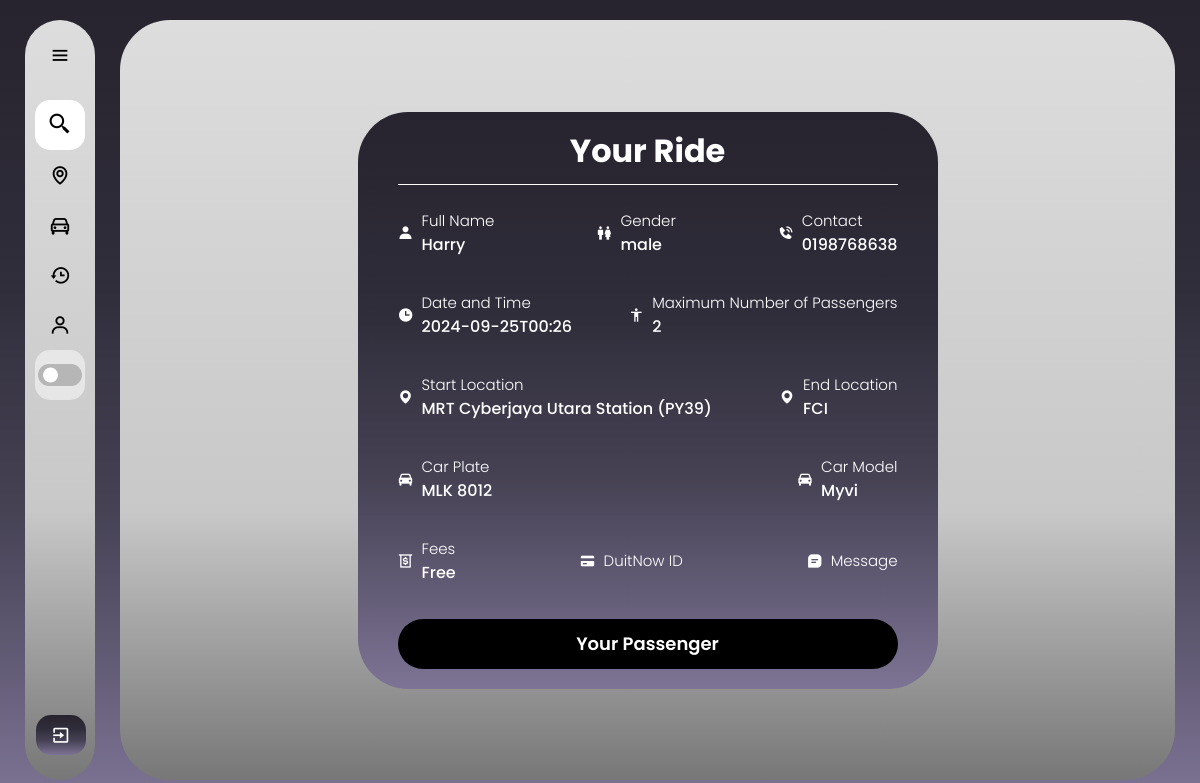
Page /match_passenger/1 (signed in) on the earlier database version.
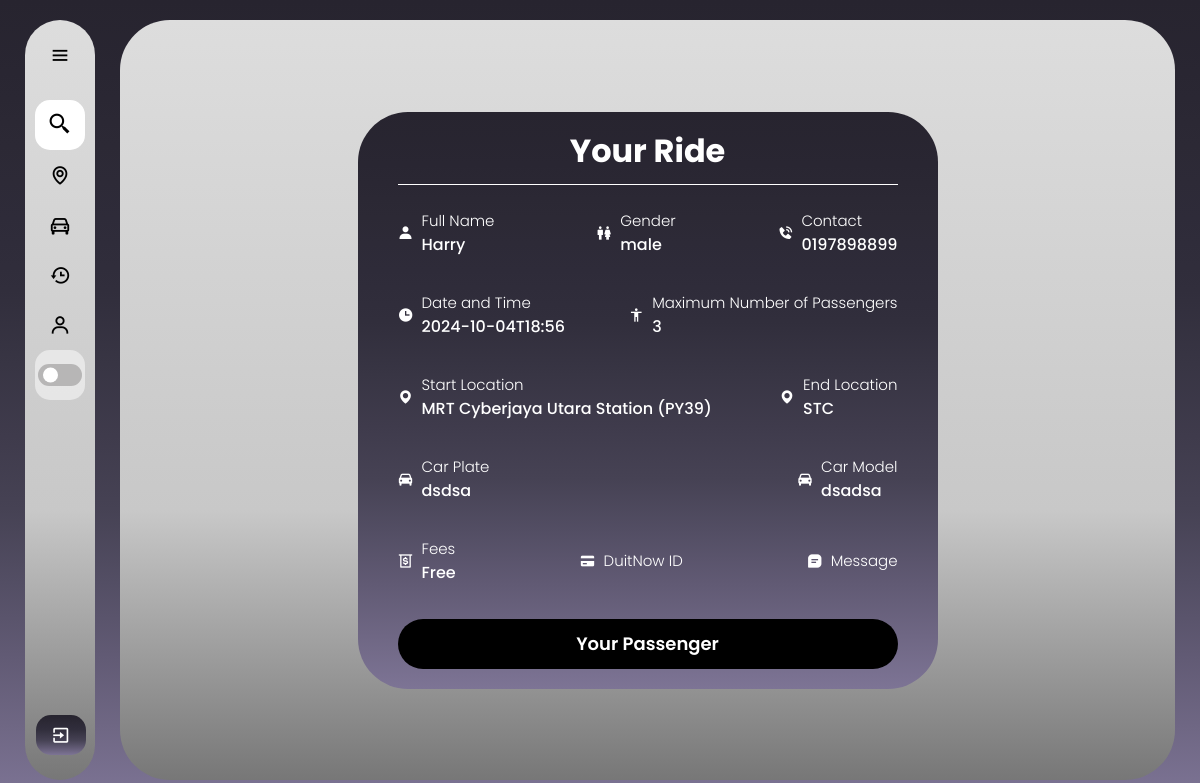
Same page on the later database version.
### web/models.py (models this page shows)
class Profile(db.Model):
    id = db.Column(db.Integer, primary_key=True)
    fullName = db.Column(db.String(150))
    gender = db.Column(db.String(100), nullable=False)
    birthyear=db.Column(db.String(15), nullable=False)
    contact = db.Column(db.String(15), nullable=False)
    status = db.Column(db.String(20), nullable=False, default='APPROVING')
    profile_pic = db.Column(db.String(200), default="default.jpg")  # Make sure this column is present
    user_id = db.Column(db.Integer, db.ForeignKey('user.id'), nullable=False)

class Rides(db.Model):
    id = db.Column(db.Integer, primary_key=True)
    dateandTime = db.Column(db.String(50), nullable=False)
    start_location = db.Column(db.String(100), nullable=False)
    start_location_lat = db.Column(db.Float, nullable=True)  # Nullable
    start_location_lng = db.Column(db.Float, nullable=True)  # Nullable
    end_location = db.Column(db.String(100), nullable=False)
    end_location_lat = db.Column(db.Float, nullable=True)  # Nullable
    end_location_lng = db.Column(db.Float, nullable=True)  # Nullable
    carplate = db.Column(db.String(20), nullable=False)
    carmodel = db.Column(db.String(50), nullable=False)
    totalperson = db.Column(db.Integer, nullable=False)
    fees = db.Column(db.String(50), nullable=False)
    duitnowid = db.Column(db.String(50), nullable=True)  # Nullable
    message = db.Column(db.Text, nullable=True)  # Nullable
    status = db.Column(db.String(50), nullable=False)
    user_id = db.Column(db.Integer, db.ForeignKey('user.id'), nullable=False)
    passenger_matches = db.relationship('PassengerMatch', foreign_keys='PassengerMatch.driver_id', backref='driver_post', lazy=True)

### web/routes.py (the view)
@bp.route('/match_passenger/<int:driver_id>')
@login_required
def match_passenger(driver_id):
    profile = Profile.query.filter_by(user_id=current_user.id).first()
    driver = Rides.query.get_or_404(driver_id)
    driver_id=driver_id
    profiles = Profile.query.all()
    profile_dict = {profile.user_id: profile for profile in profiles}
    matches = PassengerMatch.query.filter_by(driver_id=driver_id, status='PAYMENT PENDING').all()
    matches_review = PassengerMatch.query.filter_by(driver_id=driver_id, status='PENDING REVIEW').all()
    matches_approving = PassengerMatch.query.filter_by(driver_id=driver_id, status='APPROVING').all()
    matches_completed = PassengerMatch.query.filter_by(driver_id=driver_id, status='COMPLETED').all()
    matches_confirmed = PassengerMatch.query.filter_by(driver_id=driver_id, status='CONFIRMED').all()
    print(f"Profile dict keys: {profile_dict.keys()}")
    print(f"Driver user ID: {driver.user_id}")
    return render_template(
        'match_passenger.html',
        driver=driver,
        driver_id=driver_id,
        matches=matches,
        profile_dict=profile_dict,
        profile=profile,
        matches_approving=matches_approving,
        matches_completed=matches_completed,
        matches_confirmed=matches_confirmed,
        matches_review=matches_review
    )

### web/templates/match_passenger.html (shortened to what the changed rows need)
{% extends "base.html" %}
{% block content %}
<!DOCTYPE html>
<html lang="en">
<head>
    <link rel="stylesheet" href="../static/match_passenger.css">
    <link href='https://unpkg.com/boxicons@2.1.4/css/boxicons.min.css' rel='stylesheet'>
</head>
<body>
    <div class="container">
        <div class="size">
            <div class="driver">
                <div class="header">
                    <h1>Your Ride</h1>
                </div>
                <div class="details">
                    <div class="row">
                        <div class="info_left-right">
                            <div class="info_up-down">
                                <h3>Full Name</h3>
                                <p>{{ profile_dict[driver.user_id].fullName }}</p>
                            </div>
                        </div>
                        <div class="info_left-right">
                            <div class="info_up-down">
                                <h3>Gender</h3>
                                <p>{{ profile_dict[driver.user_id].gender }}</p>
                            </div>
                        </div>
                        <div class="info_left-right">
                            <div class="info_up-down">
                                <h3>Contact</h3>
                                <p>{{ profile_dict[driver.user_id].contact }}</p>
                            </div>
                        </div>
                    </div>
                    <div class="row">
                        <div class="info_left-right">
                            <div class="info_up-down">
                                <h3>Date and Time</h3>
                                <p>{{ driver.dateandTime }}</p>
                            </div>
                        </div>
                        <div class="info_left-right">
                            <div class="info_up-down">
                                <h3>Maximum Number of Passengers</h3>
                                <p>{{ driver.totalperson }}</p>
                            </div>
                        </div>
                    </div>
                    <div class="row">
                        <div class="info_left-right">
                            <div class="info_up-down">
                                <h3>Start Location</h3>
                                <p>{{ driver.start_location }}</p>
                            </div>
                        </div>
                        <div class="info_left-right">
                            <div class="info_up-down">
                                <h3>End Location</h3>
                                <p>{{ driver.end_location }}</p>
                            </div>
                        </div>
                    </div>
                    <div class="row">
                        <div class="info_left-right">
                            <div class="info_up-down">
                                <h3>Car Plate</h3>
                                <p>{{ driver.carplate }}</p>
                            </div>
                        </div>
                        <div class="info_left-right">
                            <div class="info_up-down">
                                <h3>Car Model</h3>
                                <p>{{ driver.carmodel }}</p>
                            </div>
                        </div>
                    </div>
                    <div class="row">
                        <div class="info_left-right">
                            <div class="info_up-down">
                                <h3>Fees</h3>
                                <p>{{ driver.fees }}</p>
                            </div>
                        </div>
                    </div>
                </div>
            </div>
        </div>
    </div>
</body>
</html>
{% endblock %}

Differences in the rows shown:
changed Profile "Harry": contact "0198768638" → "0197898899"
changed Rides "MRT Cyberjaya Utara Station (PY39)": dateandTime "2024-09-25T00:26" → "2024-10-04T18:56"; totalperson "2" → "3"; end_location "FCI" → "STC"; carplate "MLK 8012" → "dsdsa"; carmodel "Myvi" → "dsadsa"
